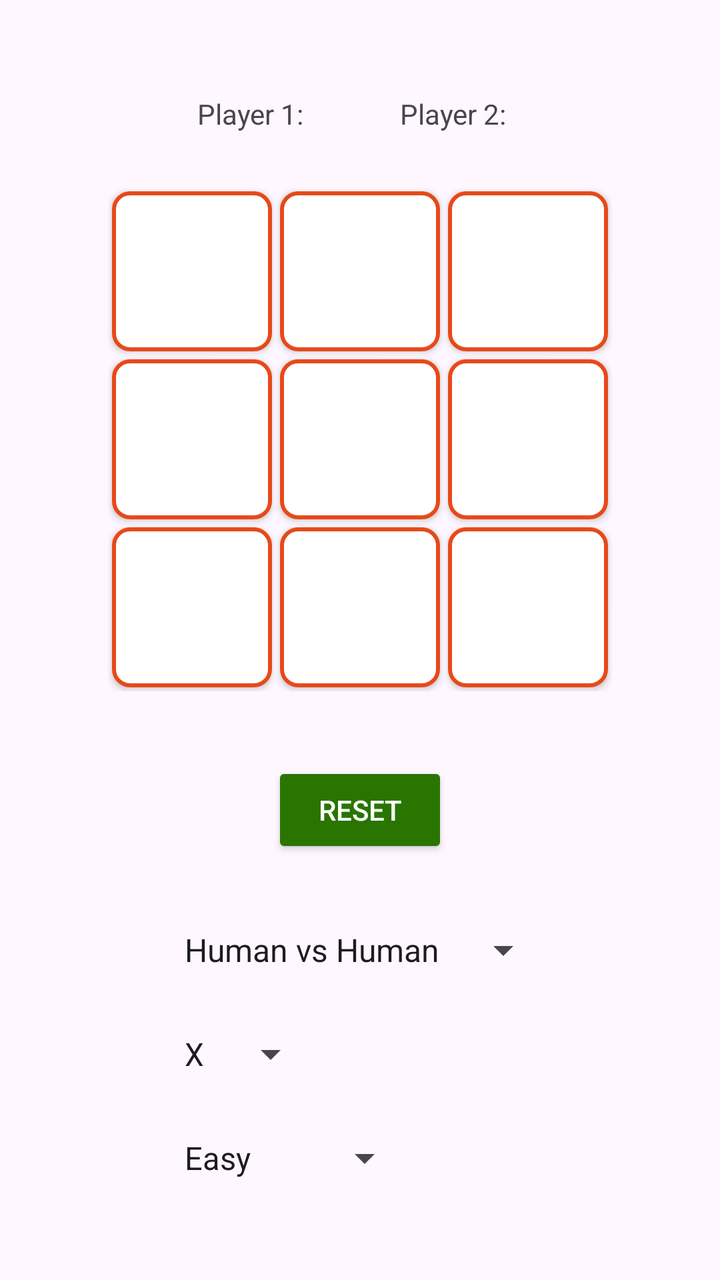
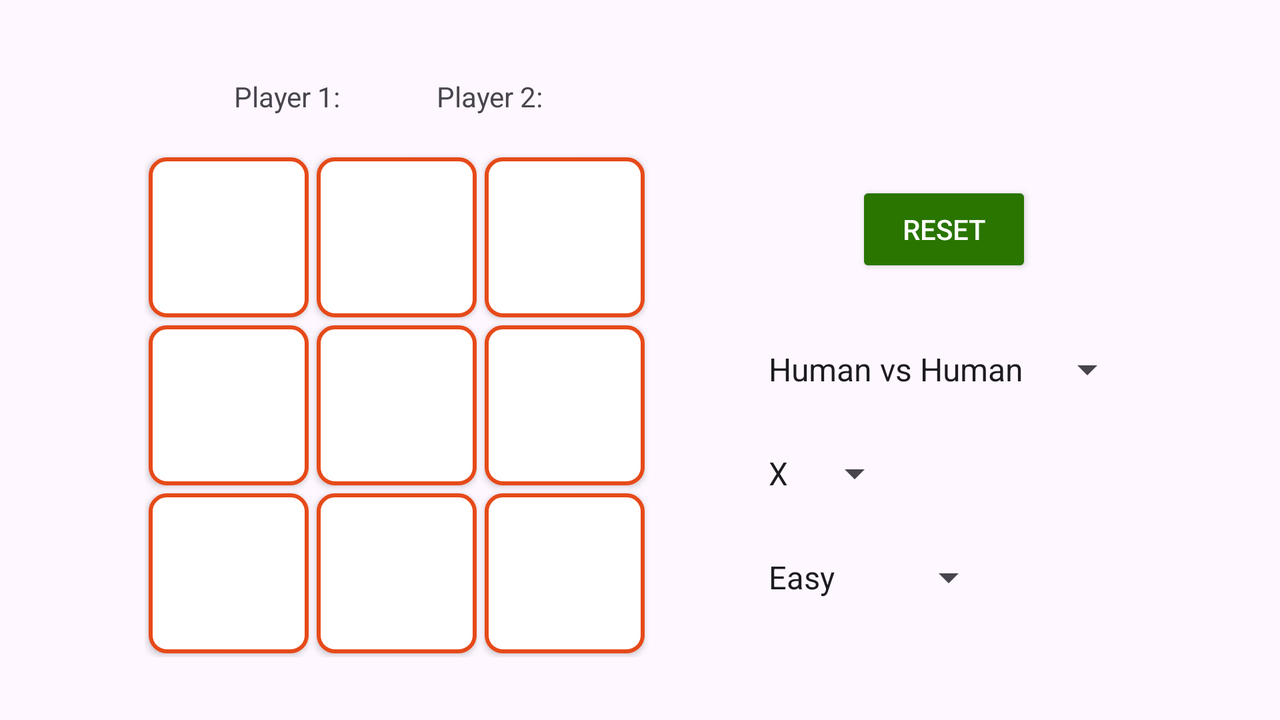

An Android layout and its configuration variant, each rendered on a device that would load it. The default file and the variant file are quoted in full after the pictures.
<!-- AndroidManifest.xml: application theme Theme.TicTacToeGame -->
<!-- res/layout/activity_game.xml -->
<?xml version="1.0" encoding="utf-8"?>
<androidx.constraintlayout.widget.ConstraintLayout xmlns:android="http://schemas.android.com/apk/res/android"
    xmlns:app="http://schemas.android.com/apk/res-auto"
    xmlns:tools="http://schemas.android.com/tools"
    android:id="@+id/game"
    android:layout_width="match_parent"
    android:layout_height="match_parent"
    android:padding="20dp"
    tools:context=".Game">

    <LinearLayout
        android:id="@+id/playerScoresLayout"
        android:layout_width="wrap_content"
        android:layout_height="wrap_content"
        android:layout_marginTop="20dp"
        android:gravity="center"
        android:orientation="horizontal"
        app:layout_constraintEnd_toEndOf="parent"
        app:layout_constraintStart_toStartOf="parent"
        app:layout_constraintTop_toTopOf="parent">

        <TextView
            android:id="@+id/player1"
            android:layout_width="wrap_content"
            android:layout_height="wrap_content"
            android:layout_marginEnd="8dp"
            android:text="@string/player_1" />

        <TextView
            android:id="@+id/player1Score"
            android:layout_width="wrap_content"
            android:layout_height="wrap_content"
            android:layout_marginEnd="40dp"
            android:textColor="@color/blue"
            android:textSize="25sp" />

        <TextView
            android:id="@+id/player2"
            android:layout_width="wrap_content"
            android:layout_height="wrap_content"
            android:layout_marginEnd="8dp"
            android:text="@string/player_2" />

        <TextView
            android:id="@+id/player2Score"
            android:layout_width="wrap_content"
            android:layout_height="wrap_content"
            android:textColor="@color/red"
            android:textSize="25sp" />
    </LinearLayout>

        <GridLayout
            android:id="@+id/board"
            android:layout_width="wrap_content"
            android:layout_height="wrap_content"
            android:layout_marginTop="20dp"
            android:columnCount="3"
            android:rowCount="3"
            app:layout_constraintEnd_toEndOf="parent"
            app:layout_constraintStart_toStartOf="parent"
            app:layout_constraintTop_toBottomOf="@id/playerScoresLayout">

            <androidx.appcompat.widget.AppCompatButton
                android:id="@+id/cell_0"
                android:layout_width="80dp"
                android:layout_height="80dp"
                android:layout_margin="2dp"
                android:background="@drawable/board_button_color"
                android:contentDescription="@string/_1_1"
                android:fontFamily="cursive"
                android:textSize="50sp"
                android:textStyle="bold" />

            <androidx.appcompat.widget.AppCompatButton
                android:id="@+id/cell_1"
                android:layout_width="80dp"
                android:layout_height="80dp"
                android:layout_margin="2dp"
                android:background="@drawable/board_button_color"
                android:contentDescription="@string/_1_2"
                android:fontFamily="cursive"
                android:text=""
                android:textSize="50sp"
                android:textStyle="bold" />

            <androidx.appcompat.widget.AppCompatButton
                android:id="@+id/cell_2"
                android:layout_width="80dp"
                android:layout_height="80dp"
                android:layout_margin="2dp"
                android:background="@drawable/board_button_color"
                android:contentDescription="@string/_1_3"
                android:fontFamily="cursive"
                android:text=""
                android:textSize="50sp"
                android:textStyle="bold" />

            <androidx.appcompat.widget.AppCompatButton
                android:id="@+id/cell_3"
                android:layout_width="80dp"
                android:layout_height="80dp"
                android:layout_margin="2dp"
                android:background="@drawable/board_button_color"
                android:contentDescription="@string/_2_1"
                android:fontFamily="cursive"
                android:text=""
                android:textSize="50sp"
                android:textStyle="bold" />

            <androidx.appcompat.widget.AppCompatButton
                android:id="@+id/cell_4"
                android:layout_width="80dp"
                android:layout_height="80dp"
                android:layout_margin="2dp"
                android:background="@drawable/board_button_color"
                android:contentDescription="@string/_2_2"
                android:fontFamily="cursive"
                android:text=""
                android:textSize="50sp"
                android:textStyle="bold" />

            <androidx.appcompat.widget.AppCompatButton
                android:id="@+id/cell_5"
                android:layout_width="80dp"
                android:layout_height="80dp"
                android:layout_margin="2dp"
                android:background="@drawable/board_button_color"
                android:contentDescription="@string/_2_3"
                android:fontFamily="cursive"
                android:text=""
                android:textSize="50sp"
                android:textStyle="bold" />

            <androidx.appcompat.widget.AppCompatButton
                android:id="@+id/cell_6"
                android:layout_width="80dp"
                android:layout_height="80dp"
                android:layout_margin="2dp"
                android:background="@drawable/board_button_color"
                android:contentDescription="@string/_3_1"
                android:fontFamily="cursive"
                android:text=""
                android:textSize="50sp"
                android:textStyle="bold" />

            <androidx.appcompat.widget.AppCompatButton
                android:id="@+id/cell_7"
                android:layout_width="80dp"
                android:layout_height="80dp"
                android:layout_margin="2dp"
                android:background="@drawable/board_button_color"
                android:contentDescription="@string/_3_2"
                android:fontFamily="cursive"
                android:text=""
                android:textSize="50sp"
                android:textStyle="bold" />

            <androidx.appcompat.widget.AppCompatButton
                android:id="@+id/cell_8"
                android:layout_width="80dp"
                android:layout_height="80dp"
                android:layout_margin="2dp"
                android:background="@drawable/board_button_color"
                android:contentDescription="@string/_3_3"
                android:fontFamily="cursive"
                android:text=""
                android:textSize="50sp"
                android:textStyle="bold" />
        </GridLayout>

    <LinearLayout
        android:id="@+id/buttonsLayout"
        android:layout_width="wrap_content"
        android:layout_height="wrap_content"
        android:layout_gravity="center"
        android:layout_marginTop="20dp"
        android:orientation="vertical"
        android:padding="20dp"
        app:layout_constraintBottom_toBottomOf="parent"
        app:layout_constraintEnd_toEndOf="parent"
        app:layout_constraintStart_toStartOf="parent"
        app:layout_constraintTop_toBottomOf="@id/board">

        <ProgressBar
            android:id="@+id/progressBar"
            android:layout_width="wrap_content"
            android:layout_height="wrap_content"
            android:layout_gravity="center"
            android:layout_margin="20dp"
            android:indeterminate="true"
            android:progressBackgroundTint="@color/black"
            android:visibility="gone" />

        <androidx.appcompat.widget.AppCompatButton
            android:id="@+id/playAgain"
            android:layout_width="wrap_content"
            android:layout_height="wrap_content"
            android:layout_gravity="center"
            android:backgroundTint="#297500"
            android:text="@string/playAgain"
            android:textColor="@android:color/white"
            android:textSize="44sp"
            android:visibility="gone" />

        <androidx.appcompat.widget.AppCompatButton
            android:id="@+id/resetButton"
            android:layout_width="wrap_content"
            android:layout_height="wrap_content"
            android:layout_gravity="center"
            android:backgroundTint="#297500"
            android:text="@string/reset"
            android:textColor="@android:color/white" />


        <Spinner
            android:id="@+id/mode"
            android:layout_width="wrap_content"
            android:layout_height="52dp"
            android:layout_marginTop="20dp"
            android:entries="@array/game_modes"
            android:prompt="@string/choose_mode"
            android:spinnerMode="dropdown" />

        <Spinner
            android:id="@+id/symbol"
            android:layout_width="wrap_content"
            android:layout_height="52dp"
            android:entries="@array/symbols"
            android:prompt="@string/choose_symbol"
            android:spinnerMode="dropdown" />

        <Spinner
            android:id="@+id/level"
            android:layout_width="wrap_content"
            android:layout_height="52dp"
            android:entries="@array/level"
            android:prompt="@string/choose_level"
            android:spinnerMode="dropdown" />

        <RadioGroup
            android:id="@+id/firstMove"
            android:layout_width="wrap_content"
            android:layout_height="wrap_content"
            android:layout_gravity="center"
            android:visibility="gone"
            android:orientation="horizontal">
            <RadioButton
                android:text="@string/player"
                android:layout_marginEnd="10dp"
                android:layout_width="wrap_content"
                android:layout_height="wrap_content"/>
            <RadioButton
                android:text="@string/ai"
                android:layout_marginEnd="10dp"
                android:layout_width="wrap_content"
                android:layout_height="wrap_content"/>
            <RadioButton
                android:layout_width="wrap_content"
                android:layout_height="wrap_content"
                android:text="@string/random"/>
        </RadioGroup>

    </LinearLayout>

</androidx.constraintlayout.widget.ConstraintLayout>
<!-- resources referenced by this layout -->
<resources>
  <string-array name="game_modes">
          <item>Human vs Human</item>
          <item>AI</item>
          <item>BT</item>
      </string-array>
  <string-array name="level">
          <item>Easy</item>
          <item>Medium</item>
          <item>Hard</item>
      </string-array>
  <string-array name="symbols">
          <item>X</item>
          <item>O</item>
      </string-array>
  <color name="black">#FF000000</color>
  <color name="blue">#FF2196F3</color>
  <color name="red">#FFD32F2F</color>
  <!-- drawable board_button_color (drawable) -->
  <?xml version="1.0" encoding="utf-8"?>
  <selector
      xmlns:android="http://schemas.android.com/apk/res/android">
  <item android:state_pressed="true">
      <shape android:shape="oval">
          <solid android:color="@color/blue"/>
          <corners android:radius="8dp"/>
          <stroke android:width="2dp" android:color="#e64a19"/>
      </shape>
  </item>
  
      <item android:state_focused="true">
          <shape android:shape="rectangle">
              <solid android:color="#aaa"/>
              <corners android:radius="8dp"/>
              <stroke android:width="8dp" android:color="#e64a19"/>
          </shape>
      </item>
  
      <item >
          <shape android:shape="rectangle">
              <solid android:color="#fff"/>
              <corners android:radius="8dp"/>
              <stroke android:width="2dp" android:color="#e64a19"/>
          </shape>
      </item>
  </selector>
  <string name="_1_1">1 1</string>
  <string name="_1_2">1 2</string>
  <string name="_1_3">1 3</string>
  <string name="_2_1">2 1</string>
  <string name="_2_2">2 2</string>
  <string name="_2_3">2 3</string>
  <string name="_3_1">3 1</string>
  <string name="_3_2">3 2</string>
  <string name="_3_3">3 3</string>
  <string name="ai">AI :</string>
  <string name="choose_level">Choose Level</string>
  <string name="choose_mode">Choose Mode</string>
  <string name="choose_symbol">Choose Symbol</string>
  <string name="playAgain">Play Again</string>
  <string name="player">Player :</string>
  <string name="player_1">Player 1:  </string>
  <string name="player_2">Player 2: </string>
  <string name="random">Random</string>
  <string name="reset">Reset</string>
  <style name="Theme.TicTacToeGame" parent="Theme.Material3.DayNight.NoActionBar">
          <item name="colorPrimaryDark">@color/black</item>
      </style>
</resources>
<!-- res/layout-land/activity_game.xml (the repository's variant of the layout above) -->
<!-- drawn on the phone turned sideways -->
<?xml version="1.0" encoding="utf-8"?>
<androidx.constraintlayout.widget.ConstraintLayout xmlns:android="http://schemas.android.com/apk/res/android"
    xmlns:app="http://schemas.android.com/apk/res-auto"
    xmlns:tools="http://schemas.android.com/tools"
    android:id="@+id/game"
    android:layout_width="match_parent"
    android:layout_height="match_parent"
    android:padding="20dp"
    tools:context=".Game">

    <LinearLayout
        android:id="@+id/playerScoresLayout"
        android:layout_width="wrap_content"
        android:layout_height="wrap_content"
        android:gravity="center"
        android:orientation="horizontal"
        app:layout_constraintBottom_toTopOf="@+id/board"
        app:layout_constraintEnd_toStartOf="@+id/buttonsLayout"
        app:layout_constraintStart_toStartOf="parent"
        app:layout_constraintTop_toTopOf="parent">

        <TextView
            android:id="@+id/player1"
            android:layout_width="wrap_content"
            android:layout_height="wrap_content"
            android:layout_marginEnd="8dp"
            android:text="@string/player_1" />

        <TextView
            android:id="@+id/player1Score"
            android:layout_width="wrap_content"
            android:layout_height="wrap_content"
            android:layout_marginEnd="40dp"
            android:textColor="@color/blue"
            android:textSize="25sp" />

        <TextView
            android:id="@+id/player2"
            android:layout_width="wrap_content"
            android:layout_height="wrap_content"
            android:layout_marginEnd="8dp"
            android:text="@string/player_2" />

        <TextView
            android:id="@+id/player2Score"
            android:layout_width="wrap_content"
            android:layout_height="wrap_content"
            android:textColor="@color/red"
            android:textSize="25sp" />
    </LinearLayout>

        <GridLayout
            android:id="@+id/board"
            android:layout_width="wrap_content"
            android:layout_height="wrap_content"
            android:layout_centerInParent="true"
            android:columnCount="3"
            android:rowCount="3"
            app:layout_constraintBottom_toBottomOf="parent"
            app:layout_constraintEnd_toStartOf="@+id/buttonsLayout"
            app:layout_constraintStart_toStartOf="parent"
            app:layout_constraintTop_toBottomOf="@+id/playerScoresLayout">

            <androidx.appcompat.widget.AppCompatButton
                android:id="@+id/cell_0"
                android:layout_width="80dp"
                android:layout_height="80dp"
                android:layout_margin="2dp"
                android:background="@drawable/board_button_color"
                android:contentDescription="@string/_1_1"
                android:fontFamily="cursive"
                android:textSize="50sp"
                android:textStyle="bold" />

            <androidx.appcompat.widget.AppCompatButton
                android:id="@+id/cell_1"
                android:layout_width="80dp"
                android:layout_height="80dp"
                android:layout_margin="2dp"
                android:background="@drawable/board_button_color"
                android:contentDescription="@string/_1_2"
                android:fontFamily="cursive"
                android:text=""
                android:textSize="50sp"
                android:textStyle="bold" />

            <androidx.appcompat.widget.AppCompatButton
                android:id="@+id/cell_2"
                android:layout_width="80dp"
                android:layout_height="80dp"
                android:layout_margin="2dp"
                android:background="@drawable/board_button_color"
                android:contentDescription="@string/_1_3"
                android:fontFamily="cursive"
                android:text=""
                android:textSize="50sp"
                android:textStyle="bold" />

            <androidx.appcompat.widget.AppCompatButton
                android:id="@+id/cell_3"
                android:layout_width="80dp"
                android:layout_height="80dp"
                android:layout_margin="2dp"
                android:background="@drawable/board_button_color"
                android:contentDescription="@string/_2_1"
                android:fontFamily="cursive"
                android:text=""
                android:textSize="50sp"
                android:textStyle="bold" />

            <androidx.appcompat.widget.AppCompatButton
                android:id="@+id/cell_4"
                android:layout_width="80dp"
                android:layout_height="80dp"
                android:layout_margin="2dp"
                android:background="@drawable/board_button_color"
                android:contentDescription="@string/_2_2"
                android:fontFamily="cursive"
                android:text=""
                android:textSize="50sp"
                android:textStyle="bold" />

            <androidx.appcompat.widget.AppCompatButton
                android:id="@+id/cell_5"
                android:layout_width="80dp"
                android:layout_height="80dp"
                android:layout_margin="2dp"
                android:background="@drawable/board_button_color"
                android:contentDescription="@string/_2_3"
                android:fontFamily="cursive"
                android:text=""
                android:textSize="50sp"
                android:textStyle="bold" />

            <androidx.appcompat.widget.AppCompatButton
                android:id="@+id/cell_6"
                android:layout_width="80dp"
                android:layout_height="80dp"
                android:layout_margin="2dp"
                android:background="@drawable/board_button_color"
                android:contentDescription="@string/_3_1"
                android:fontFamily="cursive"
                android:text=""
                android:textSize="50sp"
                android:textStyle="bold" />

            <androidx.appcompat.widget.AppCompatButton
                android:id="@+id/cell_7"
                android:layout_width="80dp"
                android:layout_height="80dp"
                android:layout_margin="2dp"
                android:background="@drawable/board_button_color"
                android:contentDescription="@string/_3_2"
                android:fontFamily="cursive"
                android:text=""
                android:textSize="50sp"
                android:textStyle="bold" />

            <androidx.appcompat.widget.AppCompatButton
                android:id="@+id/cell_8"
                android:layout_width="80dp"
                android:layout_height="80dp"
                android:layout_margin="2dp"
                android:background="@drawable/board_button_color"
                android:contentDescription="@string/_3_3"
                android:fontFamily="cursive"
                android:text=""
                android:textSize="50sp"
                android:textStyle="bold" />

        </GridLayout>

    <LinearLayout
        android:id="@+id/buttonsLayout"
        android:layout_width="wrap_content"
        android:layout_height="wrap_content"
        android:orientation="vertical"
        app:layout_constraintBottom_toBottomOf="parent"
        app:layout_constraintEnd_toEndOf="parent"
        app:layout_constraintStart_toEndOf="@+id/board"
        app:layout_constraintTop_toBottomOf="@+id/playerScoresLayout">

        <androidx.appcompat.widget.AppCompatButton
            android:id="@+id/playAgain"
            android:layout_width="wrap_content"
            android:layout_height="wrap_content"
            android:layout_gravity="center"
            android:backgroundTint="#297500"
            android:text="@string/playAgain"
            android:textColor="@android:color/white"
            android:textSize="44sp"
            android:visibility="gone" />

        <androidx.appcompat.widget.AppCompatButton
            android:id="@+id/resetButton"
            android:layout_width="wrap_content"
            android:layout_height="wrap_content"
            android:layout_gravity="center"
            android:backgroundTint="#297500"
            android:text="@string/reset"
            android:textColor="@android:color/white" />


        <Spinner
            android:id="@+id/mode"
            android:layout_width="wrap_content"
            android:layout_height="52dp"
            android:layout_marginTop="20dp"
            android:entries="@array/game_modes"
            android:prompt="@string/choose_mode"
            android:spinnerMode="dropdown" />

        <Spinner
            android:id="@+id/symbol"
            android:layout_width="wrap_content"
            android:layout_height="52dp"
            android:entries="@array/symbols"
            android:prompt="@string/choose_symbol"
            android:spinnerMode="dropdown" />

        <Spinner
            android:id="@+id/level"
            android:layout_width="wrap_content"
            android:layout_height="52dp"
            android:entries="@array/level"
            android:prompt="@string/choose_level"
            android:spinnerMode="dropdown" />

        <RadioGroup
            android:id="@+id/firstMove"
            android:layout_width="wrap_content"
            android:layout_height="wrap_content"
            android:layout_gravity="center"
            android:visibility="gone"
            android:orientation="horizontal">
            <RadioButton
                android:text="@string/player"
                android:layout_marginEnd="10dp"
                android:layout_width="wrap_content"
                android:layout_height="wrap_content"/>
            <RadioButton
                android:text="@string/ai"
                android:layout_marginEnd="10dp"
                android:layout_width="wrap_content"
                android:layout_height="wrap_content"/>
            <RadioButton
                android:layout_width="wrap_content"
                android:layout_height="wrap_content"
                android:text="@string/random"/>
        </RadioGroup>
    </LinearLayout>

    <ProgressBar
        android:id="@+id/progressBar"
        android:layout_width="wrap_content"
        android:layout_height="wrap_content"
        android:layout_margin="20dp"
        android:layout_marginBottom="40dp"
        android:indeterminate="true"
        android:visibility="gone"
        app:layout_constraintBottom_toTopOf="@+id/playerScoresLayout"
        app:layout_constraintEnd_toEndOf="parent"
        app:layout_constraintHorizontal_bias="0.26"
        app:layout_constraintStart_toStartOf="parent"
        app:layout_constraintTop_toTopOf="parent" />

</androidx.constraintlayout.widget.ConstraintLayout>
<!-- resources referenced by the variant -->
<!-- as the phone turned sideways resolves them -->
<resources>
  <string-array name="game_modes">
          <item>Human vs Human</item>
          <item>AI</item>
          <item>BT</item>
      </string-array>
  <string-array name="level">
          <item>Easy</item>
          <item>Medium</item>
          <item>Hard</item>
      </string-array>
  <string-array name="symbols">
          <item>X</item>
          <item>O</item>
      </string-array>
  <color name="blue">#FF2196F3</color>
  <color name="red">#FFD32F2F</color>
  <!-- drawable board_button_color (drawable) -->
  <?xml version="1.0" encoding="utf-8"?>
  <selector
      xmlns:android="http://schemas.android.com/apk/res/android">
  <item android:state_pressed="true">
      <shape android:shape="oval">
          <solid android:color="@color/blue"/>
          <corners android:radius="8dp"/>
          <stroke android:width="2dp" android:color="#e64a19"/>
      </shape>
  </item>
  
      <item android:state_focused="true">
          <shape android:shape="rectangle">
              <solid android:color="#aaa"/>
              <corners android:radius="8dp"/>
              <stroke android:width="8dp" android:color="#e64a19"/>
          </shape>
      </item>
  
      <item >
          <shape android:shape="rectangle">
              <solid android:color="#fff"/>
              <corners android:radius="8dp"/>
              <stroke android:width="2dp" android:color="#e64a19"/>
          </shape>
      </item>
  </selector>
  <string name="_1_1">1 1</string>
  <string name="_1_2">1 2</string>
  <string name="_1_3">1 3</string>
  <string name="_2_1">2 1</string>
  <string name="_2_2">2 2</string>
  <string name="_2_3">2 3</string>
  <string name="_3_1">3 1</string>
  <string name="_3_2">3 2</string>
  <string name="_3_3">3 3</string>
  <string name="ai">AI :</string>
  <string name="choose_level">Choose Level</string>
  <string name="choose_mode">Choose Mode</string>
  <string name="choose_symbol">Choose Symbol</string>
  <string name="playAgain">Play Again</string>
  <string name="player">Player :</string>
  <string name="player_1">Player 1:  </string>
  <string name="player_2">Player 2: </string>
  <string name="random">Random</string>
  <string name="reset">Reset</string>
  <style name="Theme.TicTacToeGame" parent="Theme.Material3.DayNight.NoActionBar">
          <item name="colorPrimaryDark">@color/black</item>
      </style>
  <color name="black">#FF000000</color>
</resources>
